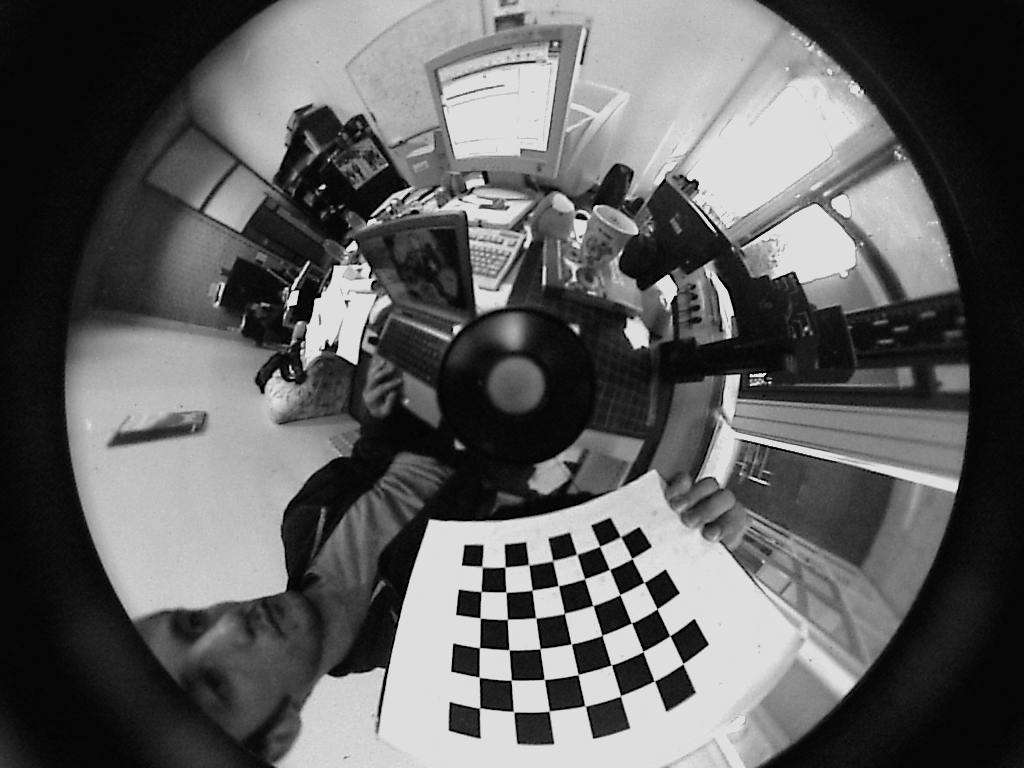
#> input picture Labs/Lab_1/data/fisheye/VMRImage7.jpg, 1024 x 768 px; its folder holds only this picture in this run
$ jupyter execute --allow-errors lab_1.ipynb   (shell and % lines are left out)   (older library calls are emulated)
#> lines starting #> are read from the running program, lines starting #| are printed output that depends on the picture
# **Sesión 1:** Calibración de Cámara 📷⚙️

## **Instalaciones**

## **Librerías**

[cell 1]
from typing import List
import numpy as np
import imageio
import cv2
import copy
import glob
import os
from os.path import join, dirname

## **Apartado A: Calibración de cámara** (derecha e izquierda)

En este apartado se realiza la calibración de dos cámaras de un sistema estereoscópico. Para ello se trabajará con las imágenes de las carpetas ``left`` y ``right``. En primer lugar se trabajará con la carpeta ``left``. Posteriormente, deberá repetir el proceso con las imágenes en la carpeta ``right``. Ambas carpetas contienen imágenes con las que se calibrarán las cámaras. En ellas aparece el patrón de calibración en diferentes posiciones y orientaciones. Estas imágenes serán los datos de entrada.

Los pasos que deberá seguir para calibrar una cámara son:

1. Defina y ejecute el método para cargar imágenes ``load_images()``.
2. Detecte las esquinas de los patrones usando ``cv2.findChessboardCorners()``. Refine las detecciones con ``cv2.cornerSubPix()``.
3. Compruebe que las detecciones son correctas dibujando los resultados con ``cv2.drawChessboardCorners()``.
4. Defina y ejecute el método ``get_chessboard_points(chessboard_shape, dx, dy)`` que proporcione las coordenadas 3D de las esquinas del patrón. El sistema de referencia utilizado deberá estar anclado al propio patrón.
5. Utilice ``cv2.calibrateCamera`` para obtener los parámetros de calibración para la cámara izquierda.

### **Tarea A.1:** Defina y ejecute el método para cargar imágenes ``load_images()``.

[cell 2]
def load_images(filenames: List) -> List:
    return [imageio.imread(filename) for filename in filenames]

[cell 3]
# With glob

def get_paths(file: str, extra: str = "") -> List:
    if extra == "":
        path = join("..", "data", f"{file}/{file}*.jpg")
    else:
        path = join("..", "data", f"{file}/{extra}*.jpg")
    path = os.path.abspath(path)
    return [f for f in glob.glob(path)]


imgs_path = get_paths("left")
imgs = load_images(imgs_path)

### **Tarea A.2:** Detecte las esquinas de los patrones usando ``cv2.findChessboardCorners()``. Refine las detecciones con ``cv2.cornerSubPix()``.

[cell 4]
# TODO Find corners with cv2.findChessboardCorners()
corners =  [cv2.findChessboardCorners(img, (8, 6)) for img in imgs]
valid_imgs = [img for img, corner in zip(imgs, corners) if corner[0]]

[cell 5]
imgs_gray = [cv2.cvtColor(valid_imgs[i], cv2.COLOR_RGB2GRAY) for i in range(len(valid_imgs))]
valid_corners = [corners[i][1] for i in range(len(corners)) if corners[i][0]]
corners_copy = copy.deepcopy(valid_corners)
criteria = (cv2.TERM_CRITERIA_EPS + cv2.TERM_CRITERIA_MAX_ITER, 30, 0.01) # EPS + MAX_ITER, max 30 iterations, 0.01 accuracy(epsilon)
corners_refined = [cv2.cornerSubPix(i, cor, (8, 6), (-1, -1), criteria) for i, cor in zip(imgs_gray, corners_copy)]

### **Tarea A.3:** Compruebe que las detecciones son correctas dibujando los resultados con ``cv2.drawChessboardCorners()``

[cell 6]
# TODO Show images and save when needed

def show_image(img, title='image'):
    cv2.imshow(title, img)
    cv2.waitKey(0)
    cv2.destroyAllWindows()

def write_image(img, path):
    cv2.imwrite(path, img)


imgs_with_corners = [cv2.drawChessboardCorners(valid_imgs[i], (8, 6), corners_refined[i], True) for i in range(len(valid_imgs))]
for i in range(len(imgs_with_corners)):
    show_image(imgs_with_corners[i], imgs_path[i])
    write_image(imgs_with_corners[i], join(dirname(imgs_path[i]), f"corners_{i}.jpg"))

### **Tarea A.4:** Defina y ejecute el método ``get_chessboard_points(chessboard_shape, dx, dy)``

[cell 7]
# TODO Design the method. It should return a np.array with np.float32 elements
def get_chessboard_points(chessboard_shape, dx, dy):
    objp = np.zeros((chessboard_shape[0] * chessboard_shape[1], 3), np.float32)

    objp[:, :2] = np.mgrid[0:chessboard_shape[0], 0:chessboard_shape[1]].T.reshape(-1, 2)
    objp[:, 0] *= dx
    objp[:, 1] *= dy
    return np.array(objp)

chessboard_points = [get_chessboard_points((8,6), 30, 30) for i in range(len(valid_imgs))]

### **Tarea A.5:** Utilice ``cv2.calibrateCamera()`` para obtener los parámetros de calibración para la cámara izquierda

[cell 8]
valid_corners = np.asarray(valid_corners, dtype=np.float32)

#> (a cell that did not finish here is left out)

#> (a cell that did not finish here is left out)

### **Pregunta A.1:** Repita el proceso (carga de imágenes, detección y comprobación de esquinas, etc.) para la cámara derecha.

[cell 11]
imgs_path = get_paths("right")
imgs = load_images(imgs_path)
corners = [cv2.findChessboardCorners(img, (8, 6)) for img in imgs]
imgs = [img for img, cor in zip(imgs, corners) if cor[0]]
corners = [cor for cor in corners if cor[0]]
corners_copy = copy.deepcopy(corners)
criteria = (cv2.TERM_CRITERIA_EPS + cv2.TERM_CRITERIA_MAX_ITER, 30, 0.01) # EPS + MAX_ITER, max 30 iterations, 0.01 accuracy(epsilon)
imgs_gray = [cv2.cvtColor(i, cv2.COLOR_BGR2GRAY) for i in imgs]
corners_refined = []
for i, cor in zip(imgs_gray, corners_copy):
    if cor[0]:
        corners_refined.append(cv2.cornerSubPix(i, cor[1], (8, 6), (-1, -1), criteria))
    else:
        print("No corners found in image")

imgs_with_corners = [cv2.drawChessboardCorners(imgs[i], (8, 6), corners_refined[i], corners[i][0]) for i in range(len(imgs)) if corners[i][0]]
for i in range(len(imgs_with_corners)):
    # show_image(imgs_with_corners[i], imgs_path[i])
    write_image(imgs_with_corners[i], join(dirname(imgs_path[i]), f"corners_{i}.jpg"))

# imgs_with_corners = get_imgs_corners_draw_write(imgs, corners)
chessboard_points = [get_chessboard_points((8,6), 30, 30) for i in range(len(imgs))]
valid_corners = [cor[1] for cor in corners if cor[0]]
valid_corners = np.asarray(valid_corners, dtype=np.float32)

#> (the rest of this cell did not finish here and is left out)

### **Pregunta A.2:** Diferencias entre cv2.findChessboardCorners() y cv2.cornerSubPix()

The differences between cv2.findChessboardCorners() and cv2.cornerSubPix() are:

- cv2.findChessboardCorners(): This function is used to find the corners of the chessboard pattern with a fast algorithm.

- cv2.cornerSubPix(): This function improves the accuracy by iteratively refining the corner locations.

#### Results with cv2.findChessboardCorners():

[cell 12]
corners_not_refined = [cor[1] for cor in corners if cor[0]]
corners_not_refined = np.asarray(corners_not_refined, dtype=np.float32)

# Obtain the extrinsics
#> (the rest of this cell did not finish here and is left out)

#### Results with cv2.cornerSubPix():

[cell 13]
corners_refined_copy = copy.deepcopy(corners_refined)
corners_refined_copy = np.asarray(corners_refined_copy, dtype=np.float32)

# Obtain the extrinsics
#> (the rest of this cell did not finish here and is left out)

We can observe that while the intrinsic parameters are similar, the resulting RMS error is close to half with the cv2.cornerSubPix() method. This is because the cv2.cornerSubPix() method refines the corner locations iteratively, which improves the accuracy of the corner detection.

### **Pregunta A.3:** Número mínimo de imágenes necesarias para calibrar.

[cell 14]
# We are going to study the problem of the number of images needed to calibrate the camera using a Pareto diagram
# We are going to use the same images as before

imgs_path = get_paths("left")
imgs = load_images(imgs_path)
corners = [cv2.findChessboardCorners(img, (8, 6)) for img in imgs]
imgs = [img for img, cor in zip(imgs, corners) if cor[0]]
corners = [cor for cor in corners if cor[0]]
corners_copy = copy.deepcopy(corners)
criteria = (cv2.TERM_CRITERIA_EPS + cv2.TERM_CRITERIA_MAX_ITER, 30, 0.01) # EPS + MAX_ITER, max 30 iterations, 0.01 accuracy(epsilon)
imgs_gray = [cv2.cvtColor(i, cv2.COLOR_BGR2GRAY) for i in imgs]
corners_refined = []
for i, cor in zip(imgs_gray, corners_copy):
    if cor[0]:
        corners_refined.append(cv2.cornerSubPix(i, cor[1], (8, 6), (-1, -1), criteria))
    else:
        print("No corners found in image")

imgs_with_corners = [cv2.drawChessboardCorners(imgs[i], (8, 6), corners_refined[i], corners[i][0]) for i in range(len(imgs)) if corners[i][0]]

results = {}

for n_imagenes in range(1, len(imgs)+1):
    chessboard_points = [get_chessboard_points((8,6), 30, 30) for i in range(n_imagenes)]
    valid_corners = [cor[1] for cor in corners[:n_imagenes] if cor[0]]
    valid_corners = np.asarray(valid_corners, dtype=np.float32)

    rms, intrinsics, dist_coeffs, rvecs, tvecs = cv2.calibrateCamera(chessboard_points, valid_corners, imgs_gray[0].shape[::-1], None, None)

    # Obtain extrinsics
    extrinsics = list(map(lambda rvec, tvec: np.hstack((cv2.Rodrigues(rvec)[0], tvec)), rvecs, tvecs))

    # Print outputs
    results[n_imagenes] = rms

import matplotlib.pyplot as plt

plt.plot(list(results.keys()), list(results.values()))
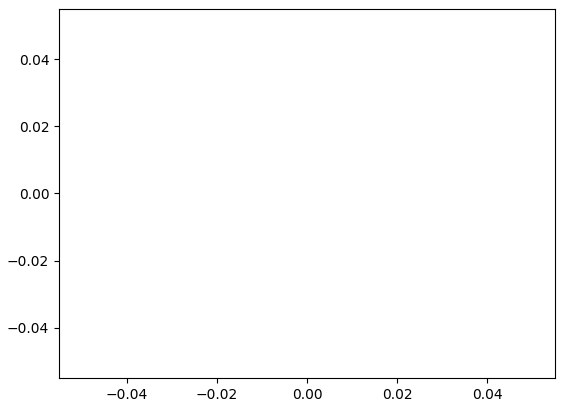
#> figure drawn by matplotlib, 1 panel

The minimum number of images required to calibrate a camera is 13 images, less than this number may not provide accurate calibration results.

## **Apartado B: Corrección de distorsión** (ojo de pez)

En este apartado se trabajará en la corrección de la distorsión debido a lentes de ojo de pez. Primero se calibrará una cámara con este tipo de lente, utilizando las imágenes de la carpeta ``fisheye``. Posteriormente se utilizarán estos parámetros de calibración para corregir la distorsión de una de las imágenes de calibración.

Los pasos que deberá seguir para calibrar una cámara con distorsión de ojo de pez son:

1. Reutilice el método ``load_images()`` para cargar las imágenes de la carpeta ``fisheye``.
2. Detecte las equinas procesando las imágenes con los métodos ``cv2.findChessboardCorners()`` y ``cv2.cornerSubPix()``.
3. Reutilice la función ``get_chessboard_points()`` para obtener las coordenadas del tablero.
4. Defina los argumentos para la función de calibración.
5. Calibre con ``cv2.fisheye.calibrate()``

### **Tarea B.1:** Reutilice el método ``load_images()`` para cargar las imágenes de la carpeta ``fisheye``

[cell 15]
# TODO Build a list containing the paths of all images from the fisheye camera and load images
fisheye_imgs_path = get_paths("fisheye", "VMRImage")
fisheye_imgs = load_images(fisheye_imgs_path)
#> fisheye_imgs = 1 item

### **Tarea B.2:** Detecte las equinas procesando las imágenes con los métodos ``cv2.findChessboardCorners()`` y ``cv2.cornerSubPix()``.

[cell 16]
imgs_corners = []
# Parameters for cv2.cornerSubPix()
subpix_criteria = (cv2.TERM_CRITERIA_EPS+cv2.TERM_CRITERIA_MAX_ITER, 30, 0.1)
#TODO Complete the required parts of the loop
for img in fisheye_imgs:

    corners = cv2.findChessboardCorners(img, (7, 6))

    gray_img = cv2.cvtColor(img, cv2.COLOR_BGR2GRAY)
    refined_corners = cv2.cornerSubPix(gray_img, corners[1], (3,3), (-1,-1), subpix_criteria)

    # TODO append only those refined_corners with proper detections
    if corners[0]:
        imgs_corners.append(refined_corners)
#> this loop made 1 pass
#> after the loop, imgs_corners = 1 item

print("Number of images with detected corners: ", len(imgs_corners))
#| Number of images with detected corners:  1

### **Tarea B.3:** Reutilice la función ``get_chessboard_points()`` para obtener las coordenadas del tablero

[cell 17]
# TODO Define the chessboard dimensions and the lenght of the squares (in [mm])
chessboard_dims = (7, 6)
length = 30
fisheye_chessboard_points = np.asarray([get_chessboard_points(chessboard_dims, length, length).reshape(-1,1,3)] * len(imgs_corners))

### **Tarea B.4:** Defina los argumentos para la calibración

[cell 18]
# Parameters for cv2.fisheye.calibrate()
calibration_flags = cv2.fisheye.CALIB_RECOMPUTE_EXTRINSIC+cv2.fisheye.CALIB_FIX_SKEW
intrinsics = np.zeros((3, 3))
distortion = np.zeros((4, 1))
rotations = [np.zeros((1, 1, 3), dtype=np.float64) for _ in imgs_corners]
#> rotations = [[[0, 0, 0]]]
traslations = [np.zeros((1, 1, 3), dtype=np.float64) for _ in imgs_corners]
#> traslations = [[[0, 0, 0]]]

### **Tarea B.5:** Calibración

[cell 19]
imgs_corners = np.asarray(imgs_corners, dtype=np.float32)

#> (the rest of this cell did not finish here and is left out)

[cell 20]
# Show intrinsic matrix and distortion coefficients values
print(intrinsics)
print(distortion)
#> (the rest of this cell did not finish here and is left out)

### **Pregunta B.1:** Corrija la distorsión de las 2 primeras imágenes de la carpeta ``fisheye``

[cell 21]
# TODO Search in the documentation to define 'dim'
dim = gray_img.shape[::-1]
#> dim = (1024, 768)
map1, map2 = cv2.fisheye.initUndistortRectifyMap(intrinsics, distortion, np.eye(3), intrinsics, dim, cv2.CV_16SC2)

[cell 22]
# correct distortion using cv2.remap()

for i, img in enumerate(fisheye_imgs):
    undistorted_img = cv2.remap(img, map1, map2, interpolation=cv2.INTER_LINEAR, borderMode=cv2.BORDER_CONSTANT)
    show_image(undistorted_img)
    cv2.waitKey(0)
    cv2.destroyAllWindows()
    cv2.imwrite(join(dirname(fisheye_imgs_path[0]), f"undistorted_{i}.jpg"), undistorted_img)
